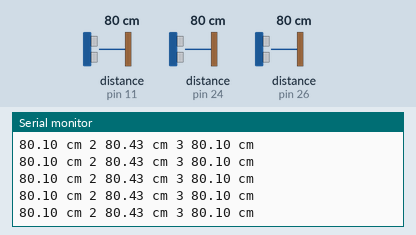
Recording of a sketch running on a simulated Arduino Mega 2560, built with avr-gcc and run on an emulated ATmega2560. On the bench: the last lines printed to the serial monitor. Wiring (inferred from the names in the program): 3 × ultrasonic range finder: trigger pin 10, echo pin 11 / trigger pin 22, echo pin 24 / trigger pin 28, echo pin 26. The inputs (shaded band) are chosen by the test bench; at power-on: distance to the obstacle (sensors on pin 11, pin 24, pin 26) 80 cm. The echo pulse lasts 58.3 µs per cm.

Above: at 1.2 s.
1.3 s: distance to the obstacle (sensor on pin 11) set to 18 cm
At 2.1 s:
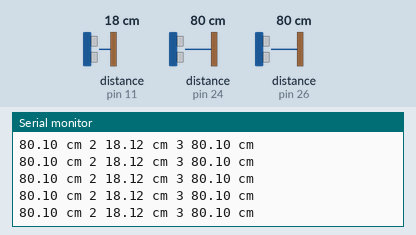
4.3 s: distance to the obstacle (sensor on pin 24) set to 2 cm
At 4.8 s:
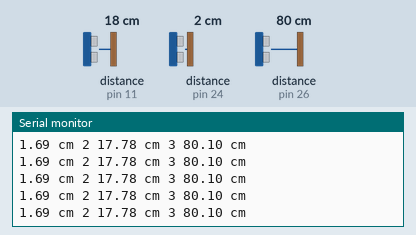
7.3 s: distance to the obstacle (sensor on pin 26) set to 4 cm
At 8.2 s:
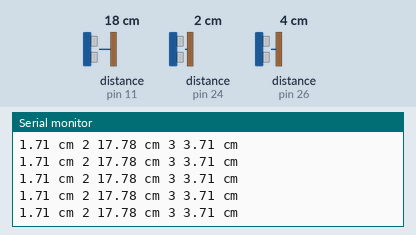
10.3 s: distance to the obstacle (sensor on pin 24) set to 4 cm
At 11.3 s:
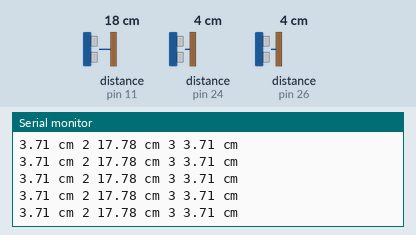
13.3 s: distance to the obstacle (sensor on pin 11) set to 2 cm
At 13.9 s:
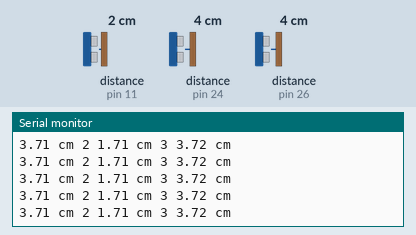
14.8 s: distance to the obstacle (sensor on pin 26) set to 2 cm
At 15.6 s:
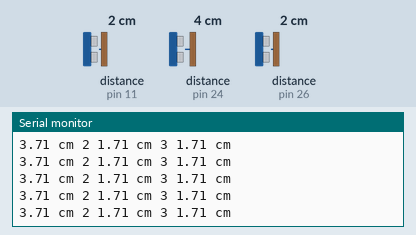
Timing chart, 0 to 17.3 s (numbered marks = the images above; inputs shaded):
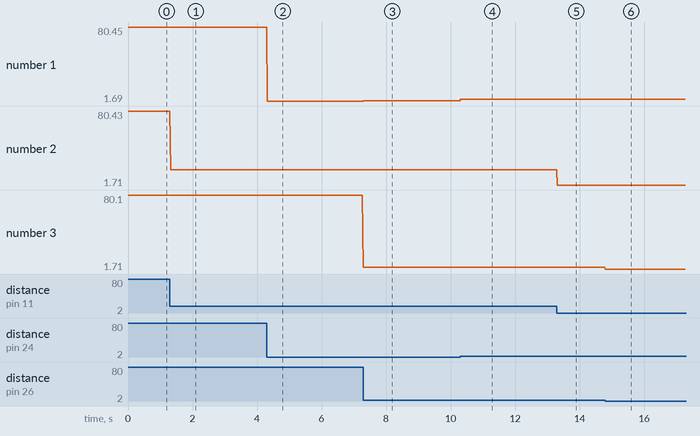

The sketch:

PWMUL.ino
```cpp
/**
 *
 * Author: Ritesh Talreja, Made in China, Warehouse: Shenzhen, Guangdong.
 *
 * Components: Arduino UNO, DYPA02YYWM  v1.0
 *
 * Arduino UNO +5V    --> DYPA02YYUM Pin 1 Red
 * Arduino UNO GND    --> DYPA02YYUM Pin 2 Black
 * Arduino UNO Pin 11 --> DYPA02YYUM Pin 3
 * Arduino UNO Pin 10 --> DYPA02YYUM Pin 4
 *
 */

#define TRIGGER_PIN 22
#define PWM_OUTPUT_PIN 24
#define TRIGGER_PIN1 10
#define PWM_OUTPUT_PIN1 11
#define TRIGGER_PIN2 28
#define PWM_OUTPUT_PIN2 26
long duration;
float distance;
long duration1;
float distance1;
long duration2;
float distance2;
void setup()
{
  Serial.begin(57600);
  while (!Serial);
  pinMode(TRIGGER_PIN1, OUTPUT);
  pinMode(PWM_OUTPUT_PIN1, INPUT);
  pinMode(TRIGGER_PIN, OUTPUT);
  pinMode(PWM_OUTPUT_PIN, INPUT);
    pinMode(TRIGGER_PIN2, OUTPUT);
  pinMode(PWM_OUTPUT_PIN2, INPUT);
}

void loop()
{
  // The sensor is triggered by a falling edge of a HIGH pulse that
  // is more than 60 microseconds in duration.
  // Give a short LOW pulse beforehand to ensure a clean HIGH pulse:
  digitalWrite(TRIGGER_PIN, LOW);
  delayMicroseconds(5);
  digitalWrite(TRIGGER_PIN, HIGH);
  delayMicroseconds(100);
  digitalWrite(TRIGGER_PIN, LOW);
   pinMode(PWM_OUTPUT_PIN, INPUT);
  duration = pulseIn(PWM_OUTPUT_PIN, HIGH);
  distance = duration;
  distance = distance / 58;
  Serial.print(distance);
  Serial.print(" cm 2 ");
  delay(5);

  digitalWrite(TRIGGER_PIN1, LOW);
  delayMicroseconds(5);
  digitalWrite(TRIGGER_PIN1, HIGH);
  delayMicroseconds(100);
  digitalWrite(TRIGGER_PIN1, LOW);
   pinMode(PWM_OUTPUT_PIN1, INPUT);
  duration1 = pulseIn(PWM_OUTPUT_PIN1, HIGH);
  distance1 = duration1;
  distance1 = distance1 / 58;
  Serial.print(distance1);
  Serial.print(" cm 3 ");
  delay(5);

   digitalWrite(TRIGGER_PIN2, LOW);
  delayMicroseconds(5);
  digitalWrite(TRIGGER_PIN2, HIGH);
  delayMicroseconds(100);
  digitalWrite(TRIGGER_PIN2, LOW);
   pinMode(PWM_OUTPUT_PIN2, INPUT);
  duration2 = pulseIn(PWM_OUTPUT_PIN2, HIGH);
  distance2 = duration2;
  distance2 = distance2 / 58;
  Serial.print(distance2);
  Serial.println(" cm");
  delay(5);
  // Read the signal from the sensor: a HIGH pulse whose
  // duration is the time (in microseconds) from the sending
  // of the ping to the reception of its echo off of an object.
  // If no object detected, fixed pulse width of 35ms is sent
  // by the sensor.


  // Convert the pulse width duration into a distance


}
```

Measured:
- after the input at 1.3 s, the serial monitor: prints a new line at once (image 1)
- after the input at 4.3 s, the serial monitor: prints a new line at once (image 2)
- after the input at 7.3 s, the serial monitor: prints a new line at once (image 3)
- after the input at 10.3 s, the serial monitor: prints a new line at once (image 4)
- after the input at 13.3 s, the serial monitor: prints a new line at once (image 5)
- after the input at 14.8 s, the serial monitor: prints a new line at once (image 6)
- plotted number 1: 80.1 → 1.69 after the input at 4.3 s, 1.69 → 1.71 after the input at 7.3 s
- plotted number 2: 80.43 → 18.12 after the input at 1.3 s, 18.12 → 17.78 after the input at 4.3 s, 17.78 → 1.71 after the input at 13.3 s
